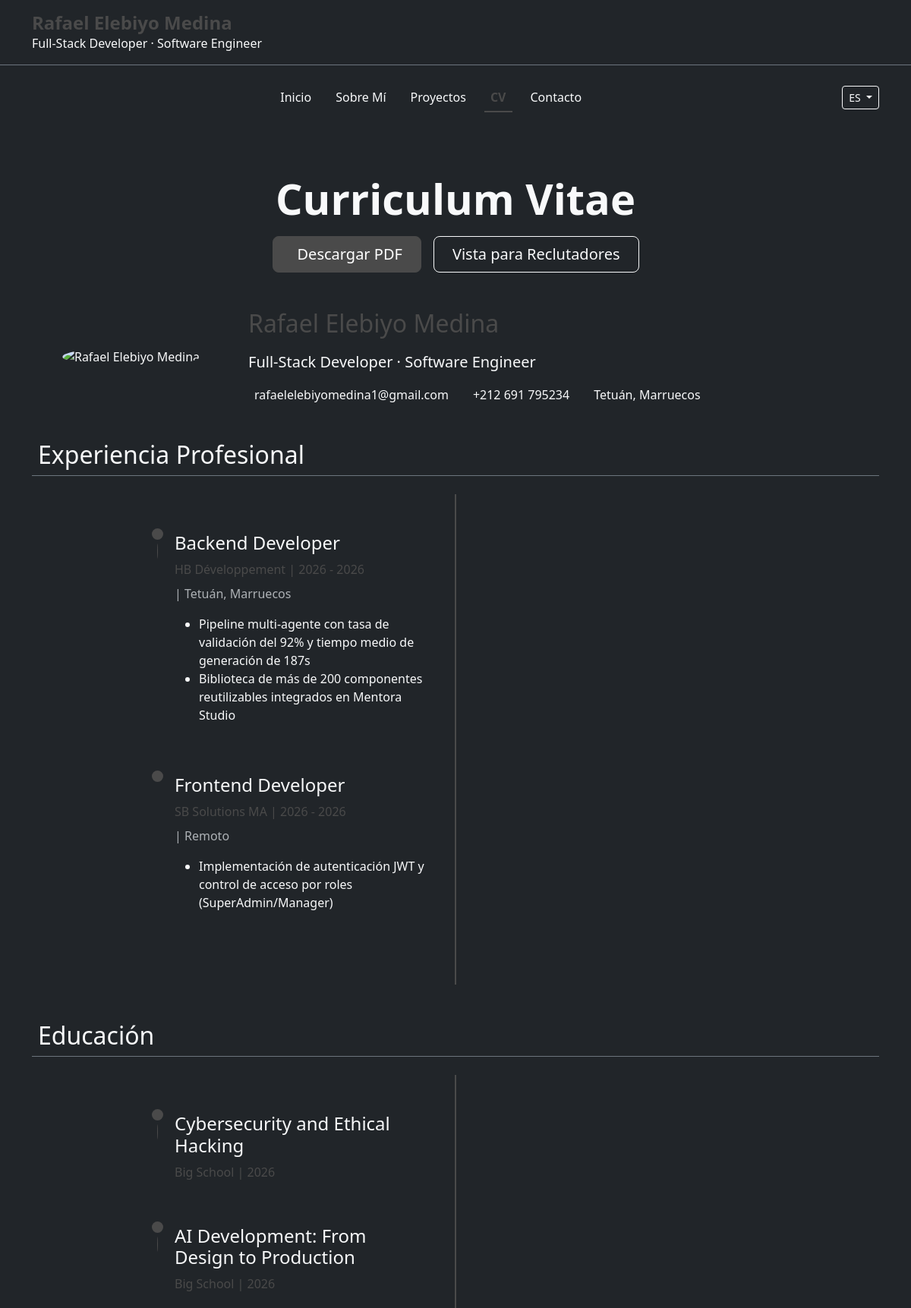
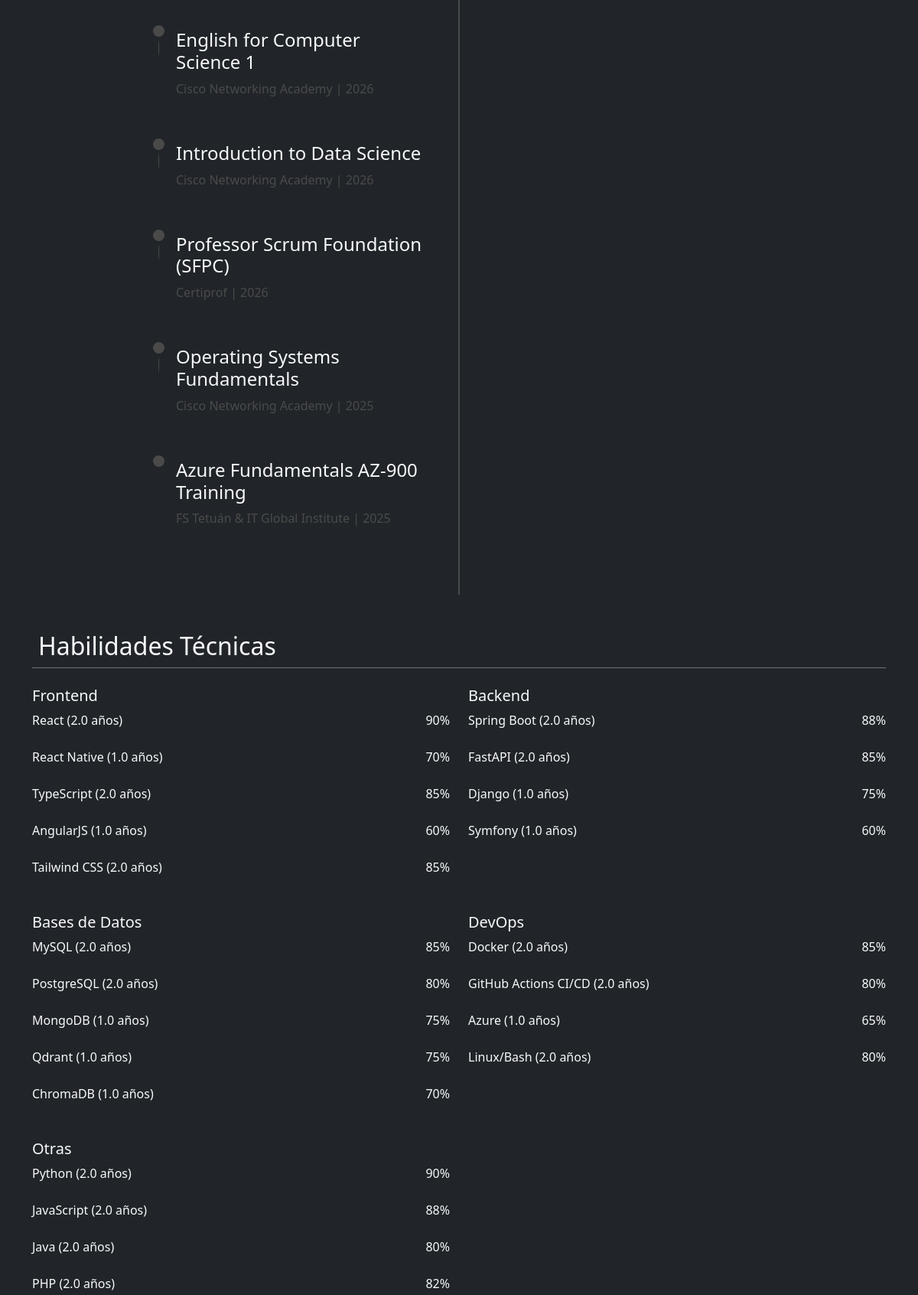
Screenshot of /resume.php (upper part) with the database file from the repository (2 pictures, top to bottom).
### tables this page shows
CREATE TABLE `personal_info` (
  `id` int NOT NULL,
  `full_name` varchar(100) NOT NULL,
  `job_title` varchar(100) NOT NULL,
  `short_bio` text,
  `long_bio` text,
  `profile_image` varchar(255) DEFAULT NULL,
  `email` varchar(100) NOT NULL,
  `phone` varchar(20) DEFAULT NULL,
  `location` varchar(100) DEFAULT NULL,
  `resume_file` varchar(255) DEFAULT NULL,
  `availability_status` enum('open','busy','unavailable') DEFAULT 'open',
  `professional_summary` text,
  `updated_at` timestamp NOT NULL DEFAULT CURRENT_TIMESTAMP ON UPDATE CURRENT_TIMESTAMP
);

CREATE TABLE `work_experience` (
  `id` int NOT NULL,
  `position` varchar(100) NOT NULL,
  `company` varchar(100) NOT NULL,
  `location` varchar(100) DEFAULT NULL,
  `description` text,
  `start_date` date NOT NULL,
  `end_date` date DEFAULT NULL,
  `is_current` tinyint(1) DEFAULT '0',
  `employment_type` enum('full-time','part-time','contract','freelance','internship') DEFAULT 'full-time',
  `company_logo` varchar(255) DEFAULT NULL,
  `display_order` int DEFAULT '0'
);

CREATE TABLE `work_achievements` (
  `id` int NOT NULL,
  `work_id` int NOT NULL,
  `achievement` text NOT NULL,
  `impact_description` text,
  `is_quantifiable` tinyint(1) DEFAULT '0',
  `metric_value` decimal(10,2) DEFAULT NULL,
  `metric_unit` varchar(20) DEFAULT NULL,
  `display_order` int DEFAULT '0'
);

CREATE TABLE `certifications` (
  `id` int NOT NULL,
  `name` varchar(255) NOT NULL,
  `issuing_organization` varchar(255) NOT NULL,
  `issue_date` date DEFAULT NULL,
  `expiration_date` date DEFAULT NULL,
  `credential_id` varchar(100) DEFAULT NULL,
  `credential_url` varchar(255) DEFAULT NULL,
  `display_order` int DEFAULT '0'
);

CREATE TABLE `technical_skills` (
  `id` int NOT NULL,
  `name` varchar(50) NOT NULL,
  `category` enum('frontend','backend','mobile','design','devops','database','other') NOT NULL,
  `proficiency` tinyint DEFAULT NULL,
  `years_of_experience` decimal(3,1) DEFAULT NULL,
  `last_used` date DEFAULT NULL,
  `icon` varchar(50) DEFAULT NULL,
  `is_featured` tinyint(1) DEFAULT '0',
  `display_order` int DEFAULT '0'
);

### services/connection.php (called while the page is built, shortened)
<?php
class Database
{
    private $host = 'localhost';
    private $database = 'rafaelel_portfolio';
    private $username = 'root';
    private $password = '';
    private $conn;
    public function __construct()
    {
        $this->conn = new mysqli($this->host, $this->username, $this->password, $this->database);
        $this->conn->set_charset('utf8');
    }
    public function getConnection()
    {
        return $this->conn;
    }
    private static $instance = null;
    public static function getInstance()
    {
        if (self::$instance === null) {
            self::$instance = new Database();
        }
        return self::$instance;
    }
}

### services/resume_service.php (called while the page is built, shortened)
<?php
require_once 'service.php';
class ResumeService extends BaseService {
    public function getPersonalInfo() {
        $query = "SELECT * FROM personal_info LIMIT 1";
        return $this->fetchOne($query);
    }
    public function getTechnicalSkills() {
        $query = "SELECT * FROM technical_skills ORDER BY display_order ASC";
        return $this->fetchAll($query);
    }
    public function getWorkExperience() {
        $query = "SELECT * FROM work_experience ORDER BY display_order ASC, start_date DESC";
        return $this->fetchAll($query);
    }
    public function getWorkAchievements($work_id) {
        $work_id = (int)$work_id;
        $query = "SELECT * FROM work_achievements WHERE work_id = $work_id ORDER BY display_order ASC";
        return $this->fetchAll($query);
    }
    public function getCertifications() {
        $query = "SELECT * FROM certifications ORDER BY display_order ASC, issue_date DESC";
        return $this->fetchAll($query);
    }
}
?>

### services/service.php (called while the page is built, shortened)
<?php
require_once 'connection.php';
abstract class BaseService {
    protected $db;
    public function __construct() {
        $this->db = Database::getInstance()->getConnection();
    }
    protected function fetchAll($query) {
        $result = $this->db->query($query);
        $data = [];
        if ($result) {
            while ($row = $result->fetch_assoc()) {
                $data[] = $row;
            }
        }
        return $data;
    }
    protected function fetchOne($query) {
        $result = $this->db->query($query);
        return $result ? $result->fetch_assoc() : null;
    }
}
?>

### resume.php (the view, shortened to what this page needs)
<?php
require_once 'services/resume_service.php';
$resumeService = new ResumeService();
$workExperience = $resumeService->getWorkExperience();
$certifications = $resumeService->getCertifications();
$skills = $resumeService->getTechnicalSkills();
?>
<!DOCTYPE html>
<html lang="es" data-bs-theme="dark">
<head>
    <?php include 'includes/head.php'; ?>
</head>
<body class="bg-dark text-light">
    <?php include 'includes/header.php'; ?>
    <?php include 'includes/navigation.php'; ?>
    <main class="container py-5">
        <section class="mb-5 text-center">
            <h1 class="display-4 fw-bold mb-3">Curriculum Vitae</h1>
            <div class="d-flex justify-content-center gap-3">
                <a href="resume.php?download" class="btn btn-primary btn-lg px-4">
                    <i class="bi bi-download me-2"></i>Descargar PDF
                </a>
                <a href="#recruiter-view" class="btn btn-outline-light btn-lg px-4">
                    Vista para Reclutadores
                </a>
            </div>
        </section>
        <section class="mb-5">
            <div class="row align-items-center">
                <div class="col-md-3 text-center mb-4 mb-md-0">
                    <img src="<?= $personalInfo['profile_image'] ?? 'profile-default.jpg' ?>" alt="<?= $personalInfo['full_name'] ?>" class="img-fluid rounded-circle" style="width: 150px; height: 150px; object-fit: cover;">
                </div>
                <div class="col-md-9">
                    <h2 class="text-primary mb-3"><?= $personalInfo['full_name'] ?></h2>
                    <p class="lead"><?= $personalInfo['job_title'] ?></p>
                    <div class="d-flex flex-wrap gap-4">
                        <div><i class="bi bi-envelope-fill text-primary me-2"></i> <?= $personalInfo['email'] ?></div>
                        <div><i class="bi bi-phone-fill text-primary me-2"></i> <?= $personalInfo['phone'] ?></div>
                        <div><i class="bi bi-geo-alt-fill text-primary me-2"></i> <?= $personalInfo['location'] ?></div>
                    </div>
                </div>
            </div>
        </section>
        <section class="mb-5">
            <h2 class="border-bottom border-secondary pb-2 mb-4"><i class="bi bi-briefcase-fill text-primary me-2"></i>Experiencia Profesional</h2>
            <div class="timeline">
                <?php foreach ($workExperience as $work): ?>
                <div class="timeline-item">
                    <h3 class="h4"><?= $work['position'] ?></h3>
                    <p class="text-primary mb-2"><?= $work['company'] ?> | <?= date('Y', strtotime($work['start_date'])) ?> - <?= $work['is_current'] ? 'Presente' : date('Y', strtotime($work['end_date'])) ?></p>
                    <p class="text-muted"><?= $work['employment_type'] ?> | <?= $work['location'] ?></p>
                    <ul>
                        <?php $achievements = $resumeService->getWorkAchievements($work['id']); ?>
                        <?php foreach ($achievements as $achievement): ?>
                        <li><?= $achievement['achievement'] ?></li>
                        <?php endforeach; ?>
                    </ul>
                </div>
                <?php endforeach; ?>
            </div>
        </section>
        <section class="mb-5">
            <h2 class="border-bottom border-secondary pb-2 mb-4"><i class="bi bi-mortarboard-fill text-primary me-2"></i>Educación</h2>
            <div class="timeline">
                <?php foreach ($certifications as $cert): ?>
                <div class="timeline-item">
                    <h3 class="h4"><?= $cert['name'] ?></h3>
                    <p class="text-primary mb-2"><?= $cert['issuing_organization'] ?> | <?= date('Y', strtotime($cert['issue_date'])) ?></p>
                </div>
                <?php endforeach; ?>
            </div>
        </section>
        <section class="mb-5">
            <h2 class="border-bottom border-secondary pb-2 mb-4"><i class="bi bi-code-slash text-primary me-2"></i>Habilidades Técnicas</h2>
            <div class="row">
                <?php
                $categoryNames = [
                    'frontend' => 'Frontend',
                    'backend' => 'Backend',
                    'mobile' => 'Mobile',
                    'design' => 'Diseño',
                    'devops' => 'DevOps',
                    'database' => 'Bases de Datos',
                    'other' => 'Otras'
                ];
                $categories = [];
                foreach ($skills as $skill) {
                    $categories[$skill['category']][] = $skill;
                }
                ?>
                <?php foreach ($categories as $category => $categorySkills): ?>
                <div class="col-md-6 mb-4">
                    <h3 class="h5"><?= $categoryNames[$category] ?? $category ?></h3>
                    <?php foreach ($categorySkills as $skill): ?>
                    <div class="skill-item mb-3">
                        <div class="d-flex justify-content-between">
                            <span><?= $skill['name'] ?> (<?= $skill['years_of_experience'] ?? '0' ?> años)</span>
                            <span><?= $skill['proficiency'] ?>%</span>
                        </div>
                    </div>
                    <?php endforeach; ?>
                </div>
                <?php endforeach; ?>
            </div>
        </section>
    </main>
</body>
</html>

### includes/header.php (shortened to what this page needs)
<?php
require_once 'services/service.php';
require_once 'services/resume_service.php';
$resumeService = new ResumeService();
$personalInfo = $resumeService->getPersonalInfo();
?>
<header class="fixed-top bg-dark bg-opacity-90 backdrop-blur border-bottom border-secondary">
    <div class="container d-flex justify-content-between align-items-center py-3">
        <a href="index.php" class="text-decoration-none">
            <h1 class="m-0 fs-4 text-primary fw-bold"><?= htmlspecialchars($personalInfo['full_name']) ?></h1>
            <span class="text-light fs-6"><?= htmlspecialchars($personalInfo['job_title']) ?></span>
        </a>
    </div>
</header>

### assets/css/main.css (style rules this page uses)
:root { --primary-color: #4a4a4a; --primary-hover: #5e5e5e; --bg-dark: #121212; --text-light: #f8f9fa; --transition-base: all 0.3s ease; }
body { background-color: var(--bg-dark); color: var(--text-light); padding-top: 100px; margin-top: 80px; }
header { transition: var(--transition-base); z-index: 1030; }
.text-primary { color: var(--primary-color) !important; }
.btn-primary { background-color: var(--primary-color); border-color: var(--primary-color); }
.skill-item { transition: var(--transition-base); }
.timeline { position: relative; max-width: 800px; margin: 0 auto; padding: 40px 0; }
.timeline::before { content: ''; position: absolute; width: 2px; background-color: var(--primary-color); top: 0; bottom: 0; left: 50%; margin-left: -1px; }
.timeline-item { padding: 10px 40px; position: relative; width: 50%; box-sizing: border-box; }
.timeline-item::after { content: ''; position: absolute; width: 20px; height: 20px; background-color: var(--primary-color); border-radius: 50%; top: 15px; z-index: 1; }

### resume.php (style rules this page uses)
.timeline-item { position: relative; padding-left: 30px; margin-bottom: 30px; }
.timeline-item:before { content: ''; position: absolute; left: 0; top: 5px; width: 15px; height: 15px; border-radius: 50%; background-color: var(--primary-color); }
.timeline-item:after { content: ''; position: absolute; left: 7px; top: 25px; bottom: -35px; width: 1px; background-color: var(--primary-color); }
.timeline-item:last-child:after { display: none; }

### rows the page displays
personal_info: full_name "Rafael Elebiyo Medina", job_title "Full-Stack Developer · Software Engineer", email "rafaelelebiyomedina1@gmail.com", phone "+212 691 795234", location "Tetuán, Marruecos"
work_experience: position "Backend Developer", company "HB Développement", start_date "2026", end_date "2026", location "Tetuán, Marruecos"
work_achievements: achievement "Pipeline multi-agente con tasa de validación del 92% y tiempo medio de generación de 187s"
work_achievements: achievement "Biblioteca de más de 200 componentes reutilizables integrados en Mentora Studio"
work_experience: position "Frontend Developer", company "SB Solutions MA", start_date "2026", end_date "2026", location "Remoto"
work_achievements: achievement "Implementación de autenticación JWT y control de acceso por roles (SuperAdmin/Manager)"
certifications: name "Cybersecurity and Ethical Hacking", issuing_organization "Big School", issue_date "2026"
certifications: name "AI Development: From Design to Production", issuing_organization "Big School", issue_date "2026"
certifications: name "English for Computer Science 1", issuing_organization "Cisco Networking Academy", issue_date "2026"
certifications: name "Introduction to Data Science", issuing_organization "Cisco Networking Academy", issue_date "2026"
certifications: name "Professor Scrum Foundation (SFPC)", issuing_organization "Certiprof", issue_date "2026"
certifications: name "Operating Systems Fundamentals", issuing_organization "Cisco Networking Academy", issue_date "2025"
certifications: name "Azure Fundamentals AZ-900 Training", issuing_organization "FS Tetuán & IT Global Institute", issue_date "2025"
technical_skills: name "React", years_of_experience "2.0", proficiency "90"
technical_skills: name "React Native", years_of_experience "1.0", proficiency "70"
technical_skills: name "TypeScript", years_of_experience "2.0", proficiency "85"
technical_skills: name "AngularJS", years_of_experience "1.0", proficiency "60"
technical_skills: name "Tailwind CSS", years_of_experience "2.0", proficiency "85"
technical_skills: name "Spring Boot", years_of_experience "2.0", proficiency "88"
technical_skills: name "FastAPI", years_of_experience "2.0", proficiency "85"
technical_skills: name "Django", years_of_experience "1.0", proficiency "75"
technical_skills: name "Symfony", years_of_experience "1.0", proficiency "60"
technical_skills: name "MySQL", years_of_experience "2.0", proficiency "85"
technical_skills: name "PostgreSQL", years_of_experience "2.0", proficiency "80"
technical_skills: name "MongoDB", years_of_experience "1.0", proficiency "75"
technical_skills: name "Qdrant", years_of_experience "1.0", proficiency "75"
technical_skills: name "ChromaDB", years_of_experience "1.0", proficiency "70"
technical_skills: name "Docker", years_of_experience "2.0", proficiency "85"
technical_skills: name "GitHub Actions CI/CD", years_of_experience "2.0", proficiency "80"
technical_skills: name "Azure", years_of_experience "1.0", proficiency "65"
technical_skills: name "Linux/Bash", years_of_experience "2.0", proficiency "80"
technical_skills: name "Python", years_of_experience "2.0", proficiency "90"
technical_skills: name "JavaScript", years_of_experience "2.0", proficiency "88"
technical_skills: name "Java", years_of_experience "2.0", proficiency "80"
technical_skills: name "PHP", years_of_experience "2.0", proficiency "82"

### other values shown
t('menu.home') "Inicio"
t('menu.about') "Sobre Mí"
t('menu.projects') "Proyectos"
t('menu.resume') "CV"
t('menu.contact') "Contacto"
$_SESSION['lang'] "ES"
$categoryNames[$category] "Frontend"
$categoryNames[$category] "Backend"
$categoryNames[$category] "Bases de Datos"
$categoryNames[$category] "DevOps"
$categoryNames[$category] "Otras"
